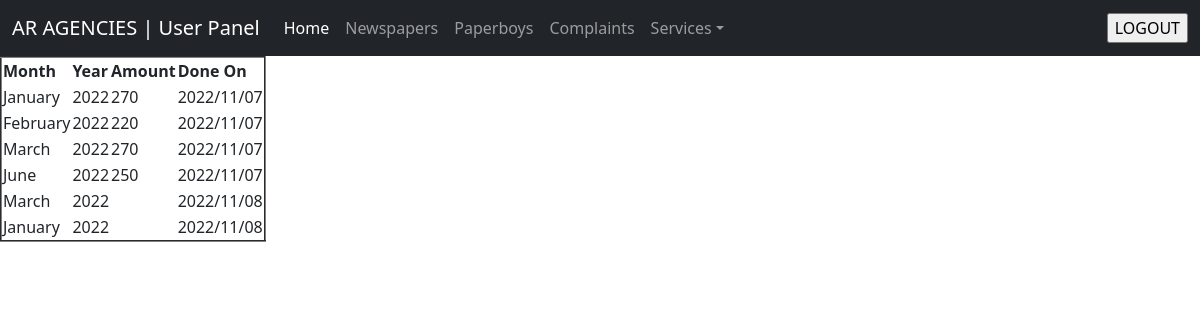
/user/viewaccounts.php (signed in), run on the app's committed database.
### tables this page shows
CREATE TABLE IF NOT EXISTS `accounts` (
  `id` int(12) NOT NULL AUTO_INCREMENT,
  `userid` varchar(50) NOT NULL,
  `month` varchar(50) NOT NULL,
  `year` varchar(50) NOT NULL,
  `amount` varchar(50) NOT NULL,
  `doneon` varchar(50) NOT NULL,
  PRIMARY KEY (`id`)
);

### user/viewaccounts.php (the view, shortened to what this page needs)
<?php include 'header.php' ?>
<?php
if (isset($_SESSION["role"])) {
    if($_SESSION["role"]=='USER')
    {
?>
<!DOCTYPE html>
<html lang="en">
<head>
</head>
<body>
<?php
include("dbcon.php");
$uid=$_SESSION['username'];
$sel="SELECT * FROM accounts WHERE userid='$uid'";
$data=mysqli_query($con,$sel);
$n=mysqli_num_rows($data);
if($n>0)
{
    echo "<table border='2'>
    <tr>
    <th>Month</th>
    <th>Year</th>
    <th>Amount</th>
    <th>Done On</th>
    </tr>";
    while($row=mysqli_fetch_array($data))
    {
    echo "<tr>";
    echo "<td>".$row['month']."</td>";
    echo "<td>".$row['year']."</td>";
    echo "<td>".$row['amount']."</td>";
    echo "<td>".$row['doneon']."</td>";
    echo "</tr>";
    }
    echo "</table>";
}
?>
<?php
}
else
{
    echo "You are not an user";
}
}
else
{
    echo "LOGIN FIRST!!!!";
}
?>
</body>
</html>

### data on the page
accounts: month "January", year "2022", amount "270", doneon "2022/11/07"
accounts: month "February", year "2022", amount "220", doneon "2022/11/07"
accounts: month "March", year "2022", amount "270", doneon "2022/11/07"
accounts: month "June", year "2022", amount "250", doneon "2022/11/07"
accounts: month "March", year "2022", doneon "2022/11/08"
accounts: month "January", year "2022", doneon "2022/11/08"
